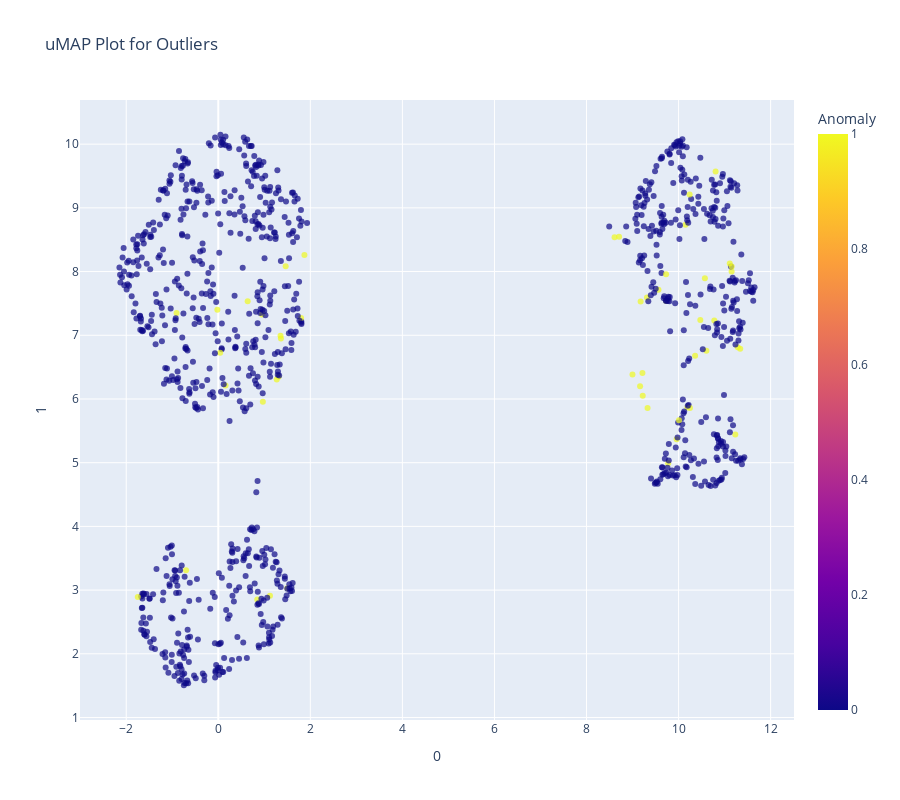

Notebook source saved alongside this figure:
### Code cell
plot_model(iforest, plot = "umap")

### Figure 1 — Plotly figure (JSON) as saved in the notebook; plotly's stock layout.template omitted (floating-point values rounded to 4 significant figures; data arrays with more than 128 entries replaced by an {"elided": "..."} marker saying what was removed)
{"data": [{"customdata": {"elided": "1000x1 float values"}, "hovertemplate": "0=%{x}<br>1=%{y}<br>Feature=%{customdata[0]}<br>Anomaly=%{marker.color}<extra></extra>", "legendgroup": "", "marker": {"color": {"elided": "1000 int values"}, "coloraxis": "coloraxis", "opacity": 0.7, "symbol": "circle"}, "mode": "markers", "name": "", "orientation": "v", "showlegend": false, "type": "scatter", "x": {"elided": "1000 float values"}, "xaxis": "x", "y": {"elided": "1000 float values"}, "yaxis": "y"}], "layout": {"coloraxis": {"colorbar": {"title": {"text": "Anomaly"}}, "colorscale": [[0, "#0d0887"], [0.1111, "#46039f"], [0.2222, "#7201a8"], [0.3333, "#9c179e"], [0.4444, "#bd3786"], [0.5556, "#d8576b"], [0.6667, "#ed7953"], [0.7778, "#fb9f3a"], [0.8889, "#fdca26"], [1, "#f0f921"]]}, "height": 800, "legend": {"tracegroupgap": 0}, "title": {"text": "uMAP Plot for Outliers"}, "width": 900, "xaxis": {"anchor": "y", "autorange": true, "domain": [0, 1], "range": [-3.005, 12.51], "title": {"text": "0"}, "type": "linear"}, "yaxis": {"anchor": "x", "autorange": true, "domain": [0, 1], "range": [0.9611, 10.69], "title": {"text": "1"}, "type": "linear"}}}
